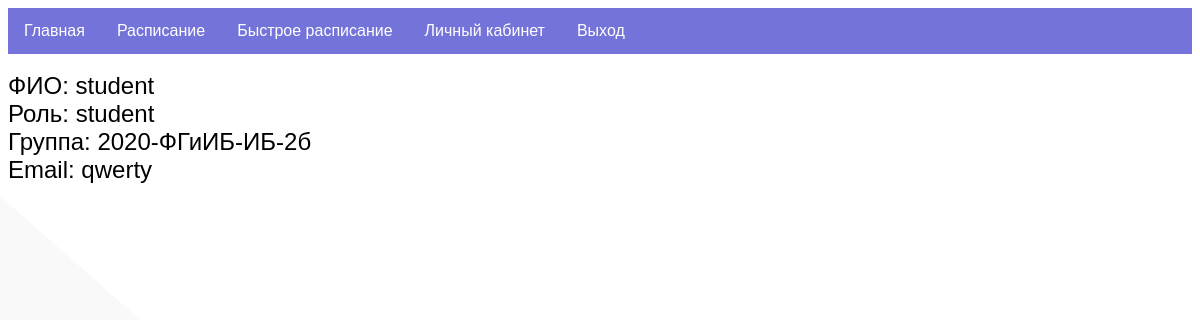
Page /profile (signed in) on the committed database.
### tables this page shows
CREATE TABLE mainmenu (
id integer PRIMARY KEY AUTOINCREMENT,
title text NOT NULL,
url text NOT NULL
);

CREATE TABLE "users" (
	"id"	integer,
	"name"	text NOT NULL,
	"role"	text,
	"group_name"	TEXT,
	"email"	text NOT NULL,
	"psw"	text NOT NULL,
	"code"	TEXT,
	PRIMARY KEY("id" AUTOINCREMENT)
);

### main.py (the view)
@app.route("/profile")
@login_required
def profile():
    user = current_user.get_id()
    role = dbase.getUserRole(user)
    return render_template("profile.html", menu=dbase.getMenu(), role=role, user=dbase.getUserInfo(user), title="Личный кабинет")

### DataBase.py (called while the page is built)
    def getMenu(self):
        sql = '''SELECT * FROM mainmenu'''
        try:
            self.__cur.execute(sql)
            res = self.__cur.fetchall()
            if res: return res
        except:
            print("Ошибка чтения из БД")
        return []

    def getUser(self, user_id):
        try:
            self .__cur.execute(f"SELECT * FROM users WHERE id = '{user_id}' LIMIT 1")
            res = self.__cur.fetchone()
            return res
        except sqlite3.Error as e:
            print("Ошибка получения данных из БД "+str(e))
        return False

    def getUserInfo(self, user):
        try:
            self .__cur.execute(f"SELECT * FROM users WHERE id = '{user}' LIMIT 1")
            res = self.__cur.fetchone()
            return res
        except sqlite3.Error as e:
            print("Ошибка получения данных из БД "+str(e))
        return False

    def getUserRole(self, user):
        try:
            [res], = self.__cur.execute('SELECT role FROM users WHERE id=?', (user,))
            return res
        except sqlite3.Error as e:
            print("Ошибка получения данных из БД "+str(e))
        return False

### UserLogin.py (called while the page is built)
    def fromDB(self, user_id, db):
        self.__user = db.getUser(user_id)
        return self

    def get_id(self):
        return str(self.__user['id'])

### main.py (called while the page is built)
@login_manager.user_loader
def load_user(user_id):
    print("load_user")
    return UserLogin().fromDB(user_id, dbase)

def connect_db():
    conn = sqlite3.connect(app.config['DATABASE'])
    conn.row_factory = sqlite3.Row
    return conn

def get_db():
    if not hasattr(g, 'link_db'):
        g.link_db = connect_db()
    return g.link_db

@app.before_request
def before_request():
    global dbase
    db = get_db()
    dbase = DataBase(db)

### templates/profile.html
{% include 'base.html' %}
{% block content -%}
    {% block user -%}
    <br><a1>ФИО: {{user.name}}</a1><br>
        <a1>Роль: {{user.role}}</a1><br>
        <a1>Группа: {{user.group_name}}</a1><br>
        <a1>Email: {{user.email}}</a1>
    {% endblock user -%}
{% endblock content -%}

### templates/base.html (shortened to what this page needs)
<!DOCTYPE html>
<html lang="en">
<head>
  <link href="static/style.css" rel="stylesheet">
</head>
<body>
    <nav class='nav-content'>
        {% block content -%}
            {% block mainmenu -%}
                <ul class="mainmenu">
                {% for m in menu -%}
                    <li><a href="{{m.url}}">{{m.title}}</a></li>
                {% endfor -%}
                {% if role == 'student' %}
                    <li><a href="schedule">Быстрое расписание</a></li>
                    <li><a href="profile">Личный кабинет</a></li>
                    <li><a href="logout">Выход</a></li>
                {% endif %}
                </ul>
            {% endblock mainmenu -%}
        {% endblock content -%}
    </nav>
</body>
</html>

### static/style.css (style rules this page uses)
body { background-color: #ffffff; background-attachment: fixed; -webkit-background-size: cover; -moz-background-size: cover; -o-background-size: cover; background-size: cover; }
a1 { font-family: Arial, Helvetica, sans-serif; font-size:150%; }
ul { list-style-type: none; margin: 0; padding: 0; overflow: hidden; background-color: #7373D9; font-family: Arial, Helvetica, sans-serif; }
li { float: left; }
li a { display: block; color: white; text-align: center; padding: 14px 16px; text-decoration: none; }

### rows in the picture
mainmenu: title "Главная"
mainmenu: title "Расписание"
users: name "student", role "student", group_name "2020-ФГиИБ-ИБ-2б", email "qwerty"
